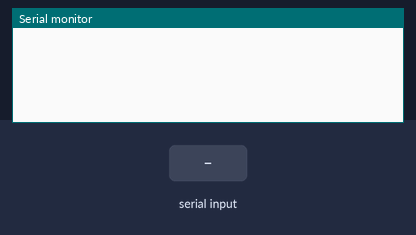
Recording of a sketch running on a simulated Arduino Mega 2560, built with avr-gcc and run on an emulated ATmega2560. On the bench: the last lines printed to the serial monitor. The inputs (shaded band) are chosen by the test bench.

Above: at 1.2 s.
1.3 s: "R" received over Serial
At 1.9 s:
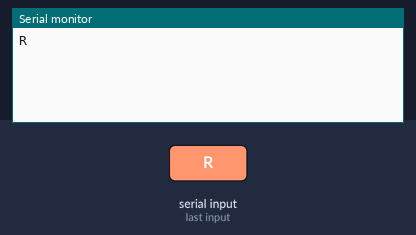
2.8 s: "L" received over Serial
At 4.0 s:
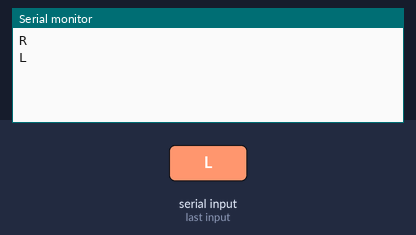
4.3 s: "T" received over Serial
At 5.4 s:
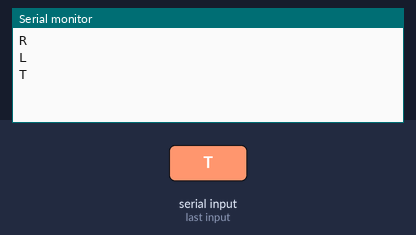
5.8 s: "0" received over Serial
At 6.5 s:
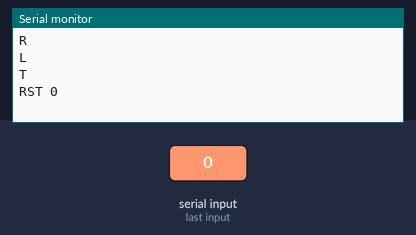
7.3 s: "O90\n" received over Serial
At 7.8 s:
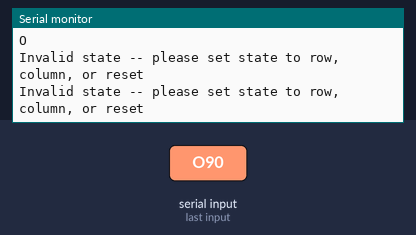
8.8 s: "P90\n" received over Serial
At 10.2 s:
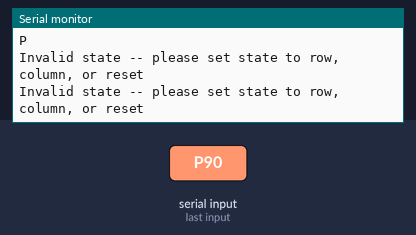

The sketch:

arduino_cap_cont_checker_16x16.ino
```cpp
const int addrPinRow[] = {36,38,40,42}; // LSB first
const int addrPinCol[] = {37,39,41,43};
const int addrPinRst[] = {44,46,48,50};

const int COL_MUX_EN = 45;
const int RST_MUX_EN = 47;
const int ROW_MUX_EN = 49;

const int N_ROW_DEC_EN = 51;
const int N_ROW_MODE_SEL = 53;

const int DELAY_TIME = 10;

void setup() {
  for (int i=0;i<4;i++)
  {
    pinMode(addrPinRow[i], OUTPUT);
  }
  for (int i=0;i<4;i++)
  {
    pinMode(addrPinCol[i], OUTPUT);
  }
  for (int i=0;i<4;i++)
  {
    pinMode(addrPinRst[i], OUTPUT);
  }
  pinMode(COL_MUX_EN, OUTPUT);
  pinMode(RST_MUX_EN, OUTPUT);
  pinMode(ROW_MUX_EN, OUTPUT);
  pinMode(N_ROW_DEC_EN, OUTPUT);
  pinMode(N_ROW_MODE_SEL, OUTPUT);
  offMode();
  Serial.begin(115200);
}

void offMode() {
  digitalWrite(N_ROW_MODE_SEL, HIGH);
  digitalWrite(N_ROW_DEC_EN, HIGH);
  digitalWrite(ROW_MUX_EN, LOW);
  digitalWrite(COL_MUX_EN, LOW);
  digitalWrite(RST_MUX_EN, LOW);
}

char state = ' ';
/*
States:
the reason we're using these names is because we're limited to one character + can't use the letters 'A' - 'F'.
- 'O' for continuity check mode
- 'P' for capacitance check mode
- 'S' for reset sweep mode
- 'Z' for all off
- 'I' for binary counter disable mode
- 'R' for writing to the row muxes
- 'L' for writing to the column muxes
- 'T' for writing to the reset muxes
*/
bool hasPrinted = false;

void loop() {
  char cmd;
  if (Serial.available() > 0) { // > 0
    cmd = Serial.read();
    hasPrinted = false;
  }
  if (cmd == 'O') { // continuity check mode
    state = 'O';
    digitalWrite(N_ROW_MODE_SEL, HIGH);
    digitalWrite(N_ROW_DEC_EN, HIGH);
    digitalWrite(ROW_MUX_EN, HIGH);
    digitalWrite(COL_MUX_EN, HIGH);
    digitalWrite(RST_MUX_EN, LOW);
    if (!hasPrinted) {
      Serial.println("O");
      hasPrinted = true;
    }
  }
  else if (cmd == 'P') { // capacitance checker mode
    state = 'P';
    digitalWrite(N_ROW_MODE_SEL, LOW);
    digitalWrite(N_ROW_DEC_EN, LOW);
    digitalWrite(ROW_MUX_EN, LOW);
    digitalWrite(COL_MUX_EN, HIGH);
    digitalWrite(RST_MUX_EN, LOW);
    if (!hasPrinted) {
      Serial.println("P");
      hasPrinted = true;
    }
  }
  else if (cmd == 'S') { // reset sweep mode
    state = 'S';
    digitalWrite(N_ROW_MODE_SEL, HIGH);
    digitalWrite(N_ROW_DEC_EN, HIGH);
    digitalWrite(ROW_MUX_EN, LOW);
    digitalWrite(COL_MUX_EN, LOW);
    digitalWrite(RST_MUX_EN, HIGH);
    if (!hasPrinted) {
      Serial.println("S");
      hasPrinted = true;
    }
  }
  else if (cmd == 'Z') { // off mode
    state = 'Z';
    offMode();
    if (!hasPrinted) {
      Serial.println("Z");
      hasPrinted = true;
    }
  }
  else if (cmd == 'I') { // binary counter disable mode
    state = 'I';
    digitalWrite(N_ROW_MODE_SEL, LOW);
    digitalWrite(N_ROW_DEC_EN, HIGH);
    digitalWrite(ROW_MUX_EN, HIGH);
    digitalWrite(COL_MUX_EN, HIGH);
    digitalWrite(RST_MUX_EN, LOW);
    if (!hasPrinted) {
      Serial.println("I");
      hasPrinted = true;
    }
  }
  else if (cmd == 'R') { // write to row mode
    state = 'R';
    if (!hasPrinted) {
      Serial.println("R");
      hasPrinted = true;
    }
  }
  else if (cmd == 'L') { // write to column mode
    state = 'L';
    if (!hasPrinted) {
      Serial.println("L");
      hasPrinted = true;
    }
  }
  else if (cmd == 'T') { // write to reset mode
    state = 'T';
    if (!hasPrinted) {
      Serial.println("T");
      hasPrinted = true;
    }
  }
  else if (isHexadecimalDigit(cmd)) { // characters 0-F drive indices 0-15 of whichever column's selected
    char cmds[1];
    cmds[0] = cmd;
    int channel = (int) strtol(cmds, 0, 16);
    if (state == 'R') {
      if ((channel == 0) && cmd == '0') {
        displayBinaryRow(0);
      }
      if (channel > 0) {
        displayBinaryRow(channel);
      }
      if (!hasPrinted) {
        Serial.println("R " + String(channel));
        hasPrinted = true;
      }
    }
    else if (state == 'L') {
      if ((channel == 0) && cmd == '0') {
        displayBinaryCol(0);
      }
      if (channel > 0) {
        displayBinaryCol(channel);
      }
      if (!hasPrinted) {
        Serial.println("C " + String(channel));
        hasPrinted = true;
      }
    }
    else if (state == 'T') {
      if ((channel == 0) && cmd == '0') {
        displayBinaryRst(0);
      }
      if (channel > 0) {
        displayBinaryRst(channel);
      }
      if (!hasPrinted) {
        Serial.println("RST " + String(channel));
        hasPrinted = true;
      }
    }
    else {
      Serial.println("Invalid state -- please set state to row, column, or reset");
    }
  }
  else {
  }
}


void displayBinaryRow(byte numToShow)
{
  for (int i=0; i<4; i++)
  {
    if (bitRead(numToShow, i)==1)
    {
      digitalWrite(addrPinRow[i], HIGH);
    }
    else
    {
      digitalWrite(addrPinRow[i], LOW);
    }
  }
}

void displayBinaryCol(byte numToShow)
{
  for (int i=0; i<4; i++)
  {
    if (bitRead(numToShow, i)==1)
    {
      digitalWrite(addrPinCol[i], HIGH);
    }
    else
    {
      digitalWrite(addrPinCol[i], LOW);
    }
  }
}

void displayBinaryRst(byte numToShow)
{
  for (int i=0; i<4; i++)
  {
    if (bitRead(numToShow, i)==1)
    {
      digitalWrite(addrPinRst[i], HIGH);
    }
    else
    {
      digitalWrite(addrPinRst[i], LOW);
    }
  }
}
```

Measured:
- after the input at 1.3 s, the serial monitor: prints a new line at once (image 1)
- after the input at 2.8 s, the serial monitor: prints a new line at once (image 2)
- after the input at 4.3 s, the serial monitor: prints a new line at once (image 3)
- after the input at 5.8 s, the serial monitor: prints a new line at once (image 4)
- after the input at 7.3 s, the serial monitor: prints a new line at once (image 5)
- after the input at 8.8 s, the serial monitor: prints a new line at once (image 6)
